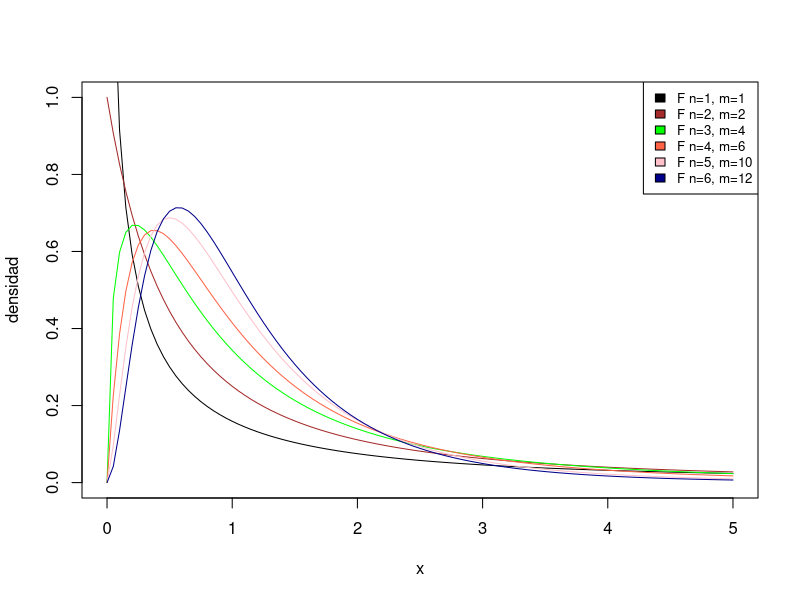

Generate this figure with R: (Note: this script raises an error after producing the figure.)
## ---- chunk 1
curve(df(x, df1=1, df2=1), xlim = c(0, 5), ylim = c(0, 1),
      col = "black", ylab = "densidad", xlab = "x")
legend("topright",  legend = c("F n=1, m=1", "F n=2, m=2",
                              "F n=3, m=4", "F n=4, m=6",
                              "F n=5, m=10", "F n=6, m=12"),
       fill = c("black", "brown", "green", "tomato", 
                "pink", "darkblue"),cex = 0.8)
                curve(df(x, df1 = 2, df2=2), col = "brown", add = TRUE)
curve(df(x, df1 = 3, df2=4), col = "green", add = TRUE)
curve(df(x, df1 = 4, df2=6), col = "tomato", add = TRUE)
curve(df(x, df1 = 5, df2=10), col = "pink", add = TRUE)
curve(df(x, df1 = 6, df2=12), col = "darkblue", add = TRUE)
## ---- chunk 2
pf(8,df1 = 5,df2=10)
qf(0.05,df1 = 5,df2=10)
## ---- chunk 3
df(8,df1=5,df2=10)
gamma((5+10)/2)/(gamma(5/2)*gamma(10/2))*(5/10)^(5/2)*8^(5/2-1)*(1+5/10*8)^(-(10+5)/2)
## ---- chunk 4
knitr::include_graphics("Images/Fisher_sheet.PNG")
## ---- chunk 5
n=c(1,2,3,4,5)
factorial(n)
gamma(n+1)
gamma(1/2)
sqrt(pi)
gamma(1/2)
sqrt(pi)
## ---- chunk 6
pf(8,df1=5,df2=10)
1-pf(1/8,df1=10,df2=5)
